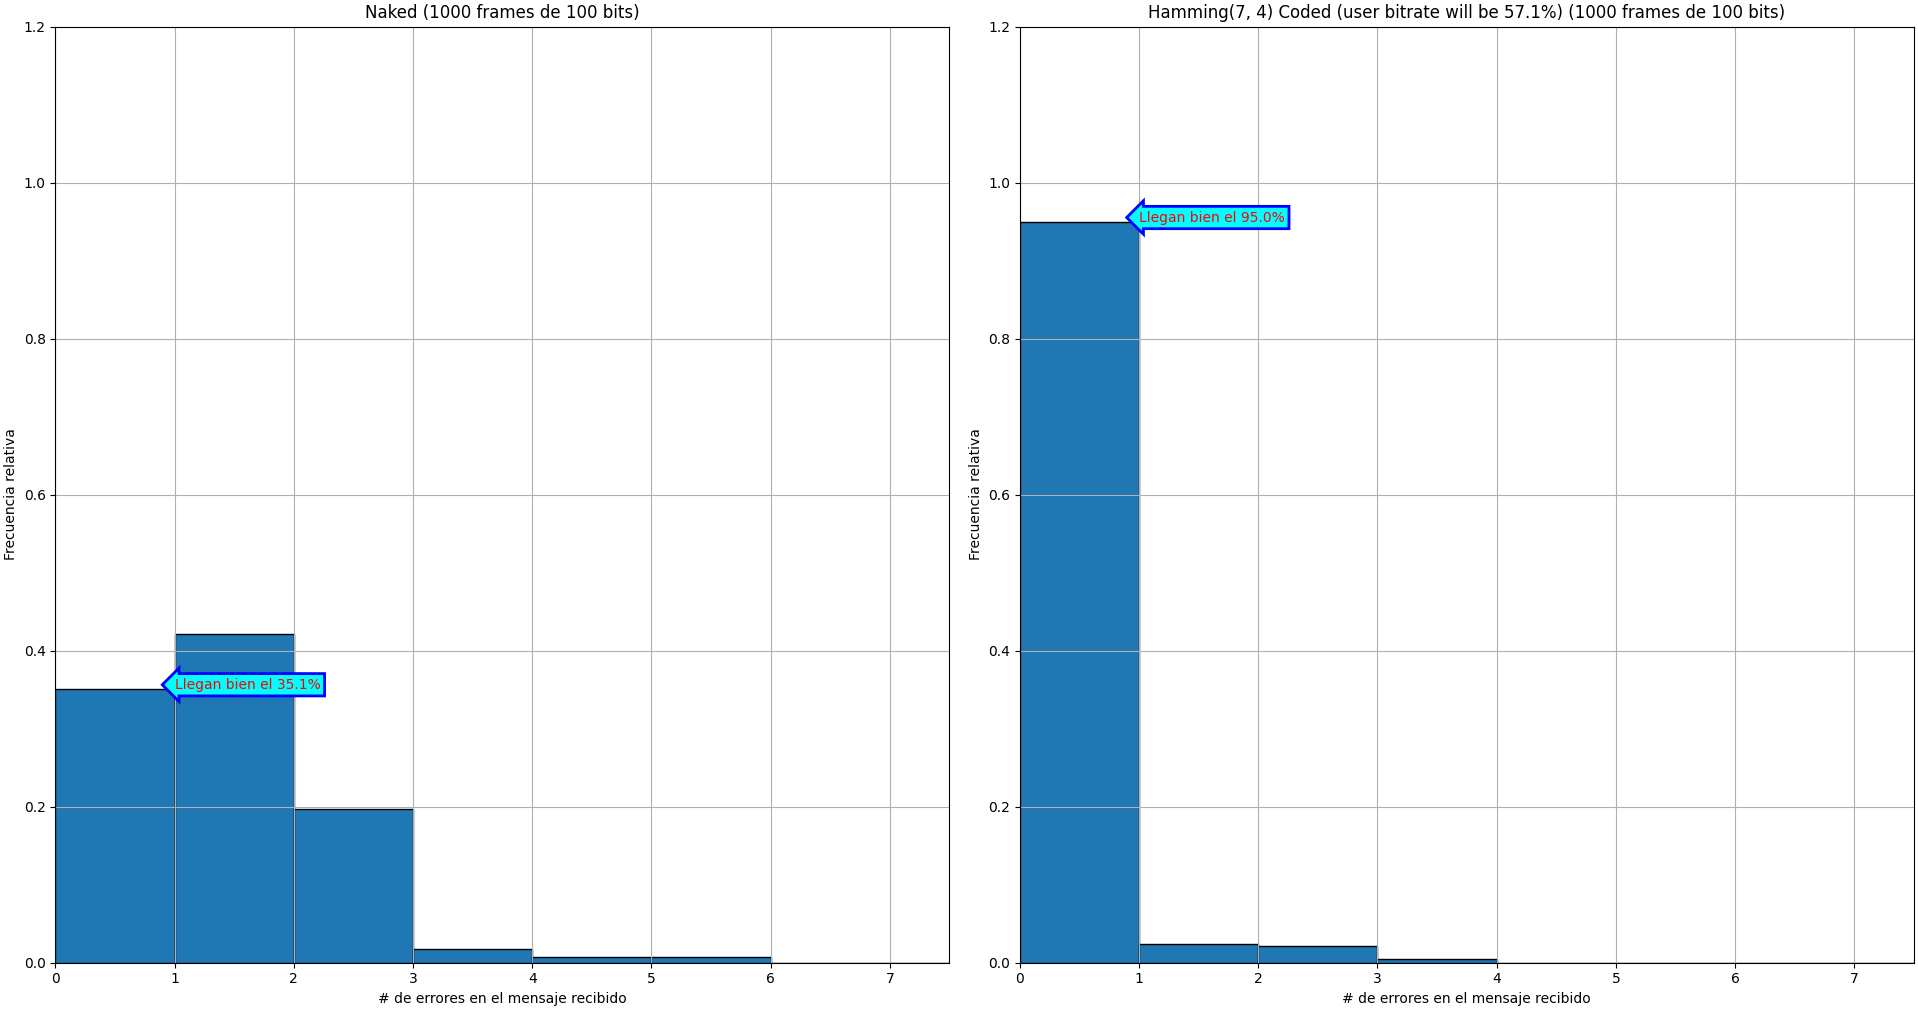

Generate this figure with Python:
#!/usr/bin/env python3
import numpy as np
import matplotlib.pyplot as plt
from scipy.stats import binom
from multiprocessing import Pool, cpu_count
import typer
from functools import partial

# En honor a Ricardo Jamming

app = typer.Typer()


def msg(size):
    return np.random.binomial(1, 0.5, size=size)

def noise(size, p):
    return np.random.binomial(1, p, size=size)

def naked_experiment(size=100, p=1e-2):
    m = msg(size)
    n = noise(m.shape, p)
    return sum(m ^ n != m)

G = np.array([[1, 1, 0, 1],
              [1, 0, 1, 1],
              [1, 0, 0, 0],
              [0, 1, 1, 1],
              [0, 1, 0, 0],
              [0, 0, 1, 0],
              [0, 0, 0, 1]], dtype=int).T

H = np.array([[1, 0, 1, 0, 1, 0, 1],
              [0, 1, 1, 0, 0, 1, 1],
              [0, 0, 0, 1, 1, 1, 1]], dtype=int)

R = np.array([[0, 0, 0, 0],
              [0, 0, 0, 0],
              [1, 0, 0, 0],
              [0, 0, 0, 0],
              [0, 1, 0, 0],
              [0, 0, 1, 0],
              [0, 0, 0, 1]], dtype=int).T

def coded_experiment(size=100, p=1e-2):
    # Hamming (7, 4)
    m = msg((size, 1))
    # print(f'{m.shape = }\n{m}')

    m_matrix = m.reshape(size // 4, 4)
    # print(f'{m_matrix.shape = }\n{m_matrix}')

    # Encoding
    tx_matrix = (G.T.dot(m_matrix.T) % 2).T

    tx = tx_matrix.reshape(7 * (size // 4), 1)

    # print(f'{tx.shape = }\n{tx.T}')
    # Channel
    n = noise(tx.shape, p)
    # print(n.reshape(size // 4, 7))
    rx = (tx + n) % 2
    # print(f'{rx.shape = }\n{rx.T}')

    # Decoding
    rx_matrix = rx.reshape(size // 4, 7)
    syndrome = (H.dot(rx_matrix.T) % 2).T
    corrected = rx_matrix.copy()
    # sigma = '\u03A3'
    # print(f'{"tx " + str(tx.shape):<17}\t{"noise":<17}\t{"rx":<17}\t{sigma:<3}\t{"syndrome":<10}\t{"corrected":<10}')
    for row in range(rx_matrix.shape[0]):
        tx_row = tx_matrix[row]
        rx_row = rx_matrix[row]
        # errors = sum(tx_row != rx_row)
        pos = syndrome[row, :].dot(np.array([1, 2, 4]))
        if pos > 0:
            corrected[row, pos - 1] ^= 1
        # errors_post = sum(tx_row != corrected[row, :])
        # print(f'{str(tx_row):<17}\t{str(n.reshape(25, 7)[row, :]):<17}\t{str(rx_row):<17}\t{str(errors):<3}\t{str(syndrome[row, :]):<10}\t{str(corrected[row, :]):<10}\t{str(errors_post)}')

    recv_msg = R.dot(corrected.T).T.reshape(size, 1)
    total_errors = sum((m[:, 0] - recv_msg[:, 0]) % 2)
    return total_errors


def plot_hist(rs, title, size, p):
    freqs, edges, _ = plt.hist(rs, bins=size, range=(0, size), edgecolor='black', density=True)
    plt.title(f'{title} ({len(rs)} frames de {size} bits)')
    plt.grid(True)
    plt.xlabel('# de errores en el mensaje recibido')
    plt.ylabel('Frecuencia relativa')
    plt.axis([0, binom(size, p).ppf(0.999) * 1.5, 0, 1.2])
    plt.annotate(f'Llegan bien el {100*freqs[0]:0.1f}%', (1, freqs[0]), color='red',
        bbox=dict(boxstyle="larrow,pad=0.3", fc='cyan', ec="b", lw=2))


@app.command()
def comparison(frame_size : int = 100,
               bit_error_prob : float = typer.Option(1e-2, min=0, max=1),
               sample_size : int = 10000):

    pool = Pool(cpu_count() - 1)
    naked_rs = pool.starmap(partial(naked_experiment, frame_size, bit_error_prob), [()] * sample_size)
    coded_rs = pool.starmap(partial(coded_experiment, frame_size, bit_error_prob), [()] * sample_size)

    plt.subplots(constrained_layout=True)
    plt.subplot(121)
    plot_hist(naked_rs, 'Naked',
              frame_size, bit_error_prob)
    plt.subplot(122)
    plot_hist(coded_rs, f'Hamming(7, 4) Coded (user bitrate will be {4*100/7:0.1f}%)',
              frame_size, bit_error_prob)
    plt.show()

if __name__ == '__main__':
    app()
